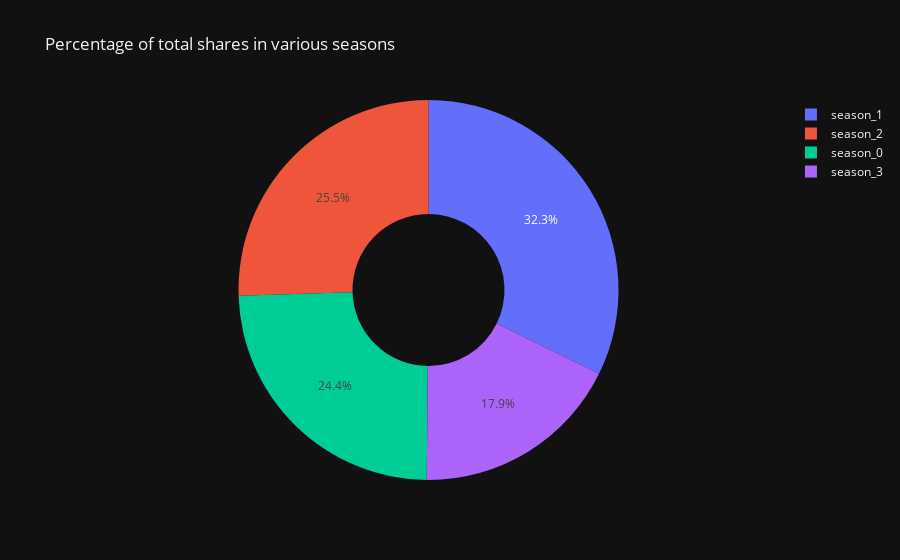

Notebook cell for this chart:
### Code cell
px.pie(names = ['season_0','season_1','season_2','season_3'],values = [4850236,6424609,5073040,3558087],hole = 0.4,title = "Percentage of total shares in various seasons",template="plotly_dark")

### Figure 1 — Plotly figure (JSON) as saved in the notebook; plotly's stock layout.template omitted (floating-point values rounded to 4 significant figures)
{"data": [{"domain": {"x": [0, 1], "y": [0, 1]}, "hole": 0.4, "hovertemplate": "label=%{label}<br>value=%{value}<extra></extra>", "labels": ["season_0", "season_1", "season_2", "season_3"], "legendgroup": "", "name": "", "showlegend": true, "type": "pie", "values": [4850236, 6424609, 5073040, 3558087]}], "layout": {"legend": {"tracegroupgap": 0}, "title": {"text": "Percentage of total shares in various seasons"}}}
